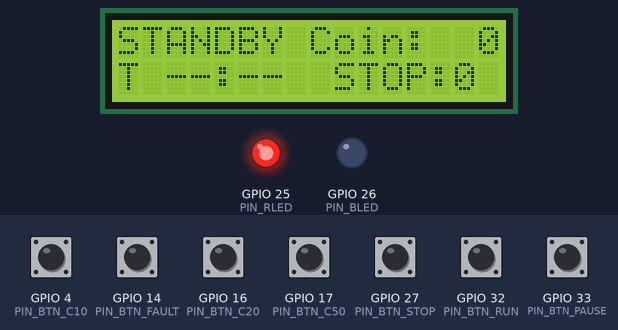
This sketch was run on a simulated ESP32. Parts: 16×2 character LCD, output pins drawn as LEDs (lit = HIGH). The inputs (shaded band) are chosen by the test bench; at power-on: GPIO 4 (PIN_BTN_C10), GPIO 14 (PIN_BTN_FAULT), GPIO 16 (PIN_BTN_C20), GPIO 17 (PIN_BTN_C50), GPIO 27 (PIN_BTN_STOP), GPIO 32 (PIN_BTN_RUN), GPIO 33 (PIN_BTN_PAUSE) HIGH. What the sketch prints to the serial monitor is not drawn.

Above: at 1.3 s.
1.4 s: GPIO 14 (PIN_BTN_FAULT) pulled LOW for 0.15 s
At 1.81 s:
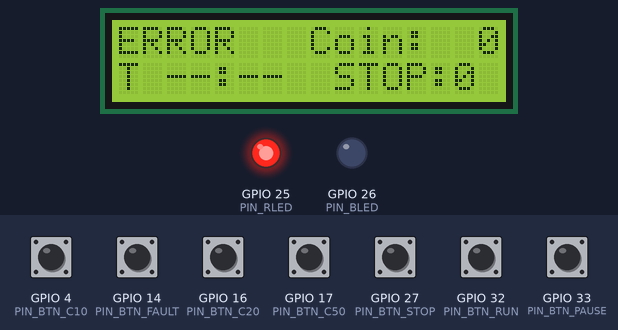
4.0 s: GPIO 27 (PIN_BTN_STOP) pulled LOW for 0.15 s
At 4.4 s:
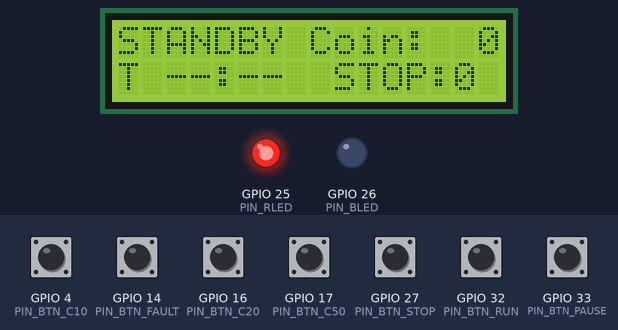
5.6 s: GPIO 17 (PIN_BTN_C50) pulled LOW for 0.15 s
At 6.8 s:
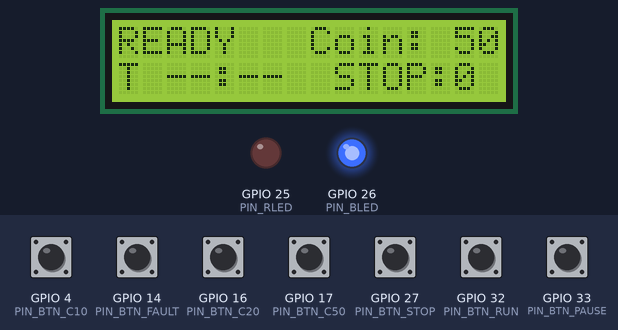
7.2 s: GPIO 32 (PIN_BTN_RUN) pulled LOW for 0.15 s
At 7.75 s:
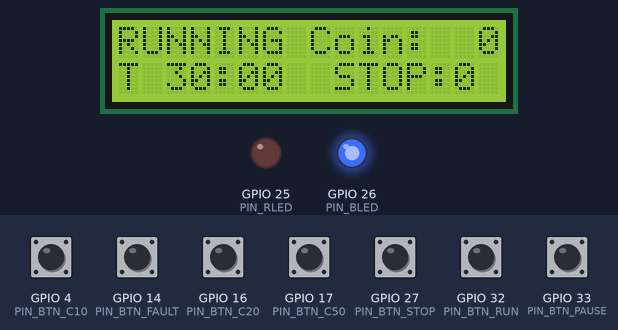
7.9 s: GPIO 33 (PIN_BTN_PAUSE) pulled LOW for 0.15 s
At 8.8 s:
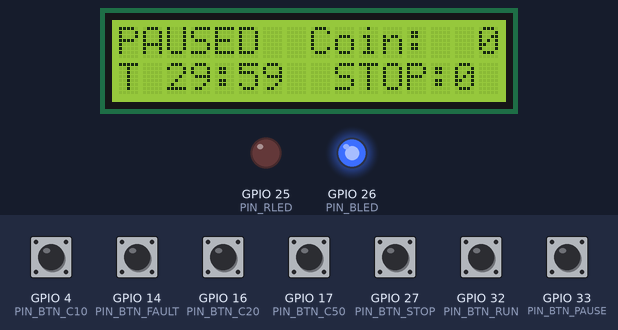
11.0 s: GPIO 14 (PIN_BTN_FAULT) pulled LOW for 1 s
At 11.4 s:
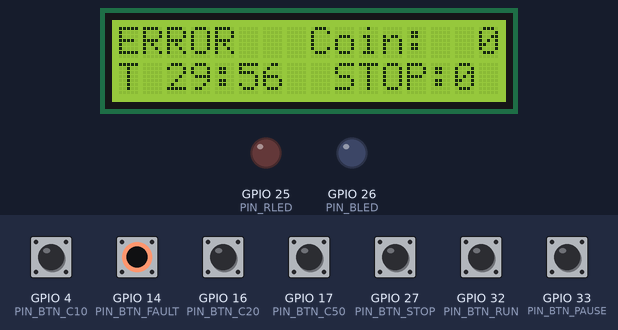
Timing chart, 0 to 13.6 s (numbered marks = the images above; inputs shaded):
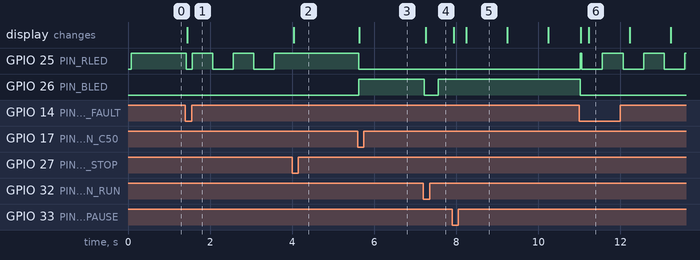

The sketch:

sketch.ino
```cpp
/**
 * @file    sketch.ino
 * @brief   Coin-operated washing machine controller - ESP32 (Wokwi)
 *
 * Embedded Systems (CO3053) - Assignment 2 - Firmware (Member 2)
 *
 * Architecture: "Foreground / Background" (Super-loop + Timer Interrupt)
 *   - Background : hardware Timer ISR every 10 ms (time base)
 *       + counts down the 30-minute washing timer (1 s resolution)
 *       + toggles the blink phase every 500 ms (BLED / RLED blinking)
 *       + raises flags only - no Serial, no I2C, no delay() inside the ISR
 *   - Foreground : super-loop in loop()
 *       1. scan & debounce the 7 buttons on every 10 ms tick -> events
 *       2. convert the "timer reached 0" flag into EV_TIMER_DONE
 *       3. dispatch every queued event to the switch-case FSM (wm_fsm.c)
 *       4. drive the LEDs from the Moore outputs of the current state
 *       5. refresh the LCD / Serial log when something changed
 *
 * delay() is NOT used anywhere in the application code.
 *
 * Wiring (all buttons: one leg to GPIO, the other to GND, INPUT_PULLUP)
 *   RLED  GPIO25   BLED   GPIO26
 *   RUN   GPIO32   PAUSE  GPIO33   STOP  GPIO27   FAULT GPIO14
 *   10c   GPIO4    20c    GPIO16   50c   GPIO17
 *   LCD1602 I2C (0x27): SDA GPIO21, SCL GPIO22
 */
#include <Arduino.h>
#include <Wire.h>
#include <LiquidCrystal_I2C.h>
#include "wm_fsm.h"

#if __has_include("esp_arduino_version.h")
#include "esp_arduino_version.h"
#endif
#ifndef ESP_ARDUINO_VERSION_MAJOR
#define ESP_ARDUINO_VERSION_MAJOR 2
#endif

/* ========================================================================== */
/* Configuration                                                              */
/* ========================================================================== */
/* TIME_SCALE = 1  -> real time: the cycle lasts exactly 30 minutes.
 * TIME_SCALE = 60 -> demo mode: 1 simulated minute per real second, so the
 *                    whole 30-minute cycle can be observed in 30 seconds.
 *                    (any integer 1..100 is accepted)                       */
#define TIME_SCALE          1

#define TICK_US             10000UL               /* ISR period: 10 ms     */
#define TICK_MS             (TICK_US / 1000UL)
#define BLINK_HALF_TICKS    50UL                  /* 500 ms ON / 500 ms OFF */
#define DEBOUNCE_MASK       0x07u                 /* 3 stable samples=30ms */

/* Pins */
#define PIN_RLED       25
#define PIN_BLED       26
#define PIN_BTN_RUN    32
#define PIN_BTN_PAUSE  33
#define PIN_BTN_STOP   27
#define PIN_BTN_FAULT  14
#define PIN_BTN_C10     4
#define PIN_BTN_C20    16
#define PIN_BTN_C50    17

/* ========================================================================== */
/* Shared data between ISR and super-loop                                     */
/* ========================================================================== */
static hw_timer_t   *s_hwTimer = NULL;
static portMUX_TYPE  s_timerMux = portMUX_INITIALIZER_UNLOCKED;

static volatile uint32_t g_tickCount     = 0;     /* 10 ms ticks since boot  */
static volatile bool     g_tickFlag      = false; /* new tick -> scan inputs */
static volatile bool     g_blinkPhase    = false; /* toggles every 500 ms    */
static volatile bool     g_washActive    = false; /* countdown running       */
static volatile uint32_t g_washRemaining = 0;     /* Timer (seconds)         */
static volatile uint32_t g_washSubMs     = 0;     /* ms inside 1 wash second */
static volatile bool     g_timerDoneFlag = false; /* Timer reached 0         */
static volatile bool     g_secondFlag    = false; /* refresh display         */

/* ========================================================================== */
/* Timer ISR - every 10 ms                                                    */
/* ========================================================================== */
void IRAM_ATTR onTimerISR()
{
    static uint32_t blinkCnt = 0;

    portENTER_CRITICAL_ISR(&s_timerMux);

    g_tickCount = g_tickCount + 1;
    g_tickFlag = true;

    /* 1) Blink time base: 500 ms half-period */
    if (++blinkCnt >= BLINK_HALF_TICKS) {
        blinkCnt = 0;
        g_blinkPhase = !g_blinkPhase;
    }

    /* 2) 30-minute countdown (keeps running in RUNNING *and* PAUSED) */
    if (g_washActive) {
        g_washSubMs = g_washSubMs + TICK_MS * TIME_SCALE;  /* sim. ms */
        while (g_washSubMs >= 1000UL && g_washRemaining > 0) {
            g_washSubMs = g_washSubMs - 1000UL;
            g_washRemaining = g_washRemaining - 1;     /* Timer -= 1 s */
            g_secondFlag = true;
        }
        if (g_washRemaining == 0) {
            g_washActive    = false;
            g_timerDoneFlag = true;               /* -> EV_TIMER_DONE      */
        }
    }

    portEXIT_CRITICAL_ISR(&s_timerMux);
}

/* ========================================================================== */
/* FSM hardware port: timer actions requested by the FSM                      */
/* ========================================================================== */
static void port_timer_start(uint32_t seconds)
{
    portENTER_CRITICAL(&s_timerMux);
    g_washRemaining = seconds;
    g_washSubMs     = 0;
    g_timerDoneFlag = false;
    g_washActive    = true;
    portEXIT_CRITICAL(&s_timerMux);
}

static void port_timer_clear(void)
{
    portENTER_CRITICAL(&s_timerMux);
    g_washActive    = false;
    g_washRemaining = 0;
    g_washSubMs     = 0;
    g_timerDoneFlag = false;
    portEXIT_CRITICAL(&s_timerMux);
}

static uint32_t port_timer_remaining(void)
{
    portENTER_CRITICAL(&s_timerMux);
    uint32_t r = g_washRemaining;
    portEXIT_CRITICAL(&s_timerMux);
    return r;
}

static const wm_fsm_port_t s_port = {
    port_timer_start,
    port_timer_clear,
    port_timer_remaining
};

static wm_fsm_t s_fsm;

/* ========================================================================== */
/* Event queue (only used by the super-loop, no ISR access)                   */
/* ========================================================================== */
#define EVQ_SIZE 16
static wm_fsm_event_t s_evq[EVQ_SIZE];
static uint8_t        s_evqHead = 0, s_evqTail = 0;

static void evq_push(wm_fsm_event_id_t id, uint16_t value)
{
    uint8_t next = (uint8_t)((s_evqHead + 1u) % EVQ_SIZE);
    if (next == s_evqTail) return;                /* full -> drop event    */
    s_evq[s_evqHead].id    = id;
    s_evq[s_evqHead].value = value;
    s_evqHead = next;
}

static bool evq_pop(wm_fsm_event_t *ev)
{
    if (s_evqTail == s_evqHead) return false;
    *ev = s_evq[s_evqTail];
    s_evqTail = (uint8_t)((s_evqTail + 1u) % EVQ_SIZE);
    return true;
}

/* ========================================================================== */
/* Buttons: sampled every 10 ms, shift-register debounce, falling-edge event  */
/* ========================================================================== */
typedef struct {
    uint8_t           pin;
    wm_fsm_event_id_t event;
    uint16_t          value;      /* coin value for coin buttons          */
    const char       *label;
    uint8_t           history;    /* last 8 samples, 1 = pressed          */
    bool              pressed;    /* debounced state                      */
} button_t;

static button_t s_buttons[] = {
    { PIN_BTN_RUN,   EV_RUN,   0,  "RUN",   0, false },
    { PIN_BTN_PAUSE, EV_PAUSE, 0,  "PAUSE", 0, false },
    { PIN_BTN_STOP,  EV_STOP,  0,  "STOP",  0, false },
    { PIN_BTN_FAULT, EV_FAULT, 0,  "FAULT", 0, false },
    { PIN_BTN_C10,   EV_COIN,  10, "10c",   0, false },
    { PIN_BTN_C20,   EV_COIN,  20, "20c",   0, false },
    { PIN_BTN_C50,   EV_COIN,  50, "50c",   0, false },
};
#define NUM_BUTTONS (sizeof(s_buttons) / sizeof(s_buttons[0]))

static void scan_buttons(void)
{
    for (uint8_t i = 0; i < NUM_BUTTONS; i++) {
        button_t *b = &s_buttons[i];
        uint8_t raw = (digitalRead(b->pin) == LOW) ? 1u : 0u;   /* active-low */
        b->history = (uint8_t)((b->history << 1) | raw);

        if (!b->pressed && (b->history & DEBOUNCE_MASK) == DEBOUNCE_MASK) {
            b->pressed = true;                    /* stable press -> event */
            evq_push(b->event, b->value);
        } else if (b->pressed && (b->history & DEBOUNCE_MASK) == 0u) {
            b->pressed = false;                   /* stable release        */
        }
    }
}

/* ========================================================================== */
/* Outputs                                                                    */
/* ========================================================================== */
static void drive_led(uint8_t pin, led_mode_t mode, bool phase)
{
    bool on = (mode == LED_ON) || (mode == LED_BLINK && phase);
    digitalWrite(pin, on ? HIGH : LOW);
}

static void update_leds(void)
{
    wm_fsm_outputs_t out = wm_fsm_outputs(s_fsm.state);
    bool phase = g_blinkPhase;
    drive_led(PIN_RLED, out.rled, phase);
    drive_led(PIN_BLED, out.bled, phase);
}

LiquidCrystal_I2C lcd(0x27, 16, 2);
static char s_lcdLine[2][17];

static void lcd_print_line(uint8_t row, const char *text)
{
    char buf[17];
    snprintf(buf, sizeof(buf), "%-16.16s", text);         /* pad / clip 16  */
    if (strcmp(s_lcdLine[row], buf) == 0) return;          /* unchanged      */
    strcpy(s_lcdLine[row], buf);
    lcd.setCursor(0, row);
    lcd.print(s_lcdLine[row]);
}

static void update_display(void)
{
    char l0[32], l1[32];
    uint32_t t = port_timer_remaining();

    snprintf(l0, sizeof(l0), "%-7s Coin:%3u", wm_fsm_state_name(s_fsm.state),
             (unsigned)s_fsm.coin_total);
    if (s_fsm.state == ST_RUNNING || s_fsm.state == ST_PAUSED ||
        (s_fsm.state == ST_ERROR && t > 0)) {
        snprintf(l1, sizeof(l1), "T %02u:%02u  STOP:%u",
                 (unsigned)(t / 60), (unsigned)(t % 60), (unsigned)s_fsm.stop_count);
    } else {
        snprintf(l1, sizeof(l1), "T --:--  STOP:%u", (unsigned)s_fsm.stop_count);
    }
    lcd_print_line(0, l0);
    lcd_print_line(1, l1);
}

static void log_transition(wm_fsm_state_t from, wm_fsm_event_t ev, int rule)
{
    uint32_t ms = g_tickCount * TICK_MS;
    Serial.printf("[%5lu.%02lus] %-7s --%s",
                  (unsigned long)(ms / 1000), (unsigned long)((ms % 1000) / 10),
                  wm_fsm_state_name(from), wm_fsm_event_name(ev.id));
    if (ev.id == EV_COIN) Serial.printf("(%u)", ev.value);
    if (rule == WM_FSM_IGNORED) {
        Serial.printf("--> (ignored)\n");
        return;
    }
    Serial.printf("--> %-7s #%-2d coin=%u stop=%u T=%lus\n",
                  wm_fsm_state_name(s_fsm.state), rule, s_fsm.coin_total,
                  s_fsm.stop_count, (unsigned long)port_timer_remaining());
}

/* ========================================================================== */
/* Hardware timer setup (supports ESP32 Arduino core 2.x and 3.x)             */
/* ========================================================================== */
static void timer_init(void)
{
#if ESP_ARDUINO_VERSION_MAJOR >= 3
    s_hwTimer = timerBegin(1000000);              /* 1 MHz -> 1 us / count */
    timerAttachInterrupt(s_hwTimer, &onTimerISR);
    timerAlarm(s_hwTimer, TICK_US, true, 0);      /* 10 ms, auto-reload    */
#else
    s_hwTimer = timerBegin(0, 80, true);          /* 80 MHz / 80 = 1 MHz   */
    timerAttachInterrupt(s_hwTimer, &onTimerISR, true);
    timerAlarmWrite(s_hwTimer, TICK_US, true);
    timerAlarmEnable(s_hwTimer);
#endif
}

/* ========================================================================== */
/* setup() / loop()                                                           */
/* ========================================================================== */
void setup()
{
    Serial.begin(115200);

    pinMode(PIN_RLED, OUTPUT);
    pinMode(PIN_BLED, OUTPUT);
    for (uint8_t i = 0; i < NUM_BUTTONS; i++) pinMode(s_buttons[i].pin, INPUT_PULLUP);

    lcd.init();
    lcd.backlight();

    wm_fsm_init(&s_fsm, &s_port);                 /* #0 -> STANDBY         */
    timer_init();

    Serial.println();
    Serial.println("=== Coin-operated Washing Machine (CO3053 - Assignment 2) ===");
    Serial.printf("Wash time: %u s, TIME_SCALE = %d\n", WM_FSM_WASH_TIME_S, TIME_SCALE);
    Serial.println("Buttons: 10c 20c 50c | RUN PAUSE STOP | FAULT");
    Serial.println("[    0.00s] (Initial) --reset--> STANDBY #0");
    update_leds();
    update_display();
}

void loop()
{
    bool changed = false;

    /* 1) Input scanning on every 10 ms tick from the ISR */
    if (g_tickFlag) {
        g_tickFlag = false;
        scan_buttons();
    }

    /* 2) Timer reached 0 -> generate the "Timer Done" event */
    if (g_timerDoneFlag) {
        portENTER_CRITICAL(&s_timerMux);
        g_timerDoneFlag = false;
        portEXIT_CRITICAL(&s_timerMux);
        evq_push(EV_TIMER_DONE, 0);
    }

    /* 3) Run-to-completion dispatch of all pending events */
    wm_fsm_event_t ev;
    while (evq_pop(&ev)) {
        wm_fsm_state_t from = s_fsm.state;
        int rule = wm_fsm_dispatch(&s_fsm, ev);
        log_transition(from, ev, rule);
        if (rule != WM_FSM_IGNORED) changed = true;
    }

    /* 4) Moore outputs: LEDs depend only on the current state (+ blink phase) */
    update_leds();

    /* 5) Display refresh only when something changed (non-blocking budget) */
    if (g_secondFlag) {
        g_secondFlag = false;
        changed = true;
    }
    if (changed) update_display();
}
```

wm_fsm.h
```cpp
/**
 * @file    wm_fsm.h
 * @brief   Coin-operated washing machine - Finite State Machine (portable C).
 *
 * Embedded Systems (CO3053) - Assignment 2
 *
 * The FSM is hardware-independent: every side effect that touches the
 * hardware (the 30-minute timer) goes through the wm_fsm_port_t callbacks.
 * The same file is compiled for the ESP32 (Wokwi) and for the host PC
 * unit tests (test/test_fsm.c).
 *
 * Every transition returns the row number (#) of the State-transition
 * Table in the report (rows 0..19), so the firmware and the diagram
 * can be cross-checked one-to-one.
 */
#ifndef WM_FSM_H
#define WM_FSM_H

#include <stdint.h>
#include <stdbool.h>

#ifdef __cplusplus
extern "C" {
#endif

/* -------------------------------------------------------------------------- */
/* Configuration                                                              */
/* -------------------------------------------------------------------------- */
#define WM_FSM_MIN_COIN_TOTAL   50u            /* cents needed to wash      */
#define WM_FSM_WASH_TIME_S      (30u * 60u)    /* 30-minute washing cycle   */

/* -------------------------------------------------------------------------- */
/* States                                                                     */
/* -------------------------------------------------------------------------- */
typedef enum {
    ST_STANDBY = 0,     /* RLED ON,       BLED OFF      */
    ST_READY,           /* RLED OFF,      BLED ON       */
    ST_RUNNING,         /* RLED OFF,      BLED BLINKING */
    ST_PAUSED,          /* RLED OFF,      BLED ON       */
    ST_ERROR,           /* RLED BLINKING, BLED OFF      */
    ST_COUNT
} wm_fsm_state_t;

/* -------------------------------------------------------------------------- */
/* Events                                                                     */
/* -------------------------------------------------------------------------- */
typedef enum {
    EV_NONE = 0,
    EV_COIN,            /* Insert Coins   (value = 10 / 20 / 50 cents)     */
    EV_RUN,             /* Press RUN                                       */
    EV_PAUSE,           /* Press PAUSE                                     */
    EV_STOP,            /* Press STOP                                      */
    EV_FAULT,           /* Press FAULT_BUTTON                              */
    EV_TIMER_DONE,      /* Timer Done (generated when Timer reaches 0)     */
    EV_COUNT
} wm_fsm_event_id_t;

typedef struct {
    wm_fsm_event_id_t id;
    uint16_t          value;   /* coin value (cents) for EV_COIN, else 0 */
} wm_fsm_event_t;

/* -------------------------------------------------------------------------- */
/* LED output pattern (Moore outputs)                                         */
/* -------------------------------------------------------------------------- */
typedef enum { LED_OFF = 0, LED_ON, LED_BLINK } led_mode_t;

typedef struct {
    led_mode_t rled;
    led_mode_t bled;
} wm_fsm_outputs_t;

/* -------------------------------------------------------------------------- */
/* Hardware port (dependency injection)                                       */
/* -------------------------------------------------------------------------- */
typedef struct {
    void     (*timer_start)(uint32_t seconds);  /* load & start countdown   */
    void     (*timer_clear)(void);              /* stop & clear countdown   */
    uint32_t (*timer_remaining)(void);          /* remaining seconds        */
} wm_fsm_port_t;

/* -------------------------------------------------------------------------- */
/* FSM context (extended state variables)                                     */
/* -------------------------------------------------------------------------- */
typedef struct {
    wm_fsm_state_t       state;
    uint16_t             coin_total;   /* cents inserted in this transaction */
    uint8_t              stop_count;   /* STOP presses during a cycle        */
    const wm_fsm_port_t *port;
} wm_fsm_t;

#define WM_FSM_IGNORED   (-1)   /* return value when an event is ignored   */

/* -------------------------------------------------------------------------- */
/* API                                                                        */
/* -------------------------------------------------------------------------- */
/** Initial transition (row #0): -> STANDBY. Returns 0. */
int  wm_fsm_init(wm_fsm_t *fsm, const wm_fsm_port_t *port);

/**
 * Dispatch one event to the FSM (run-to-completion).
 * @return row number (1..19) of the transition that fired,
 *         or WM_FSM_IGNORED if the event is not handled in the current state.
 */
int  wm_fsm_dispatch(wm_fsm_t *fsm, wm_fsm_event_t ev);

/** Moore output function: LED pattern of a given state. */
wm_fsm_outputs_t wm_fsm_outputs(wm_fsm_state_t state);

/** Helpers for logging. */
const char *wm_fsm_state_name(wm_fsm_state_t state);
const char *wm_fsm_event_name(wm_fsm_event_id_t ev);
bool        wm_fsm_is_valid_coin(uint16_t cents);

#ifdef __cplusplus
}
#endif

#endif /* WM_FSM_H */
```

Source omitted: wm_fsm.c (9048 bytes)

Measured:
- after the input at 1.4 s, GPIO 25 (PIN_RLED): HIGH → LOW at once, then repeats every 1.0 s: HIGH 0.50 s, LOW 0.50 s; the display: changes at once (image 1)
- after the input at 4.0 s, GPIO 25 (PIN_RLED): stops changing and stays HIGH; the display: changes at once (image 2)
- after the input at 5.6 s, GPIO 25 (PIN_RLED): HIGH → LOW at once; GPIO 26 (PIN_BLED): LOW → HIGH at once; the display: changes at once (image 3)
- after the input at 7.2 s, GPIO 26 (PIN_BLED): HIGH → LOW at once, → HIGH 0.34 s later; the display: changes after 0.05 s (image 4)
- after the input at 7.9 s, GPIO 26 (PIN_BLED): stops changing and stays HIGH; the display: first changes at once (image 5 shows a later state)
- after the input at 11.0 s, GPIO 25 (PIN_RLED): LOW → HIGH at once, then repeats every 1.0 s: LOW 0.50 s, HIGH 0.50 s; GPIO 26 (PIN_BLED): HIGH → LOW at once; the display: first changes at once (image 6 shows a later state)
